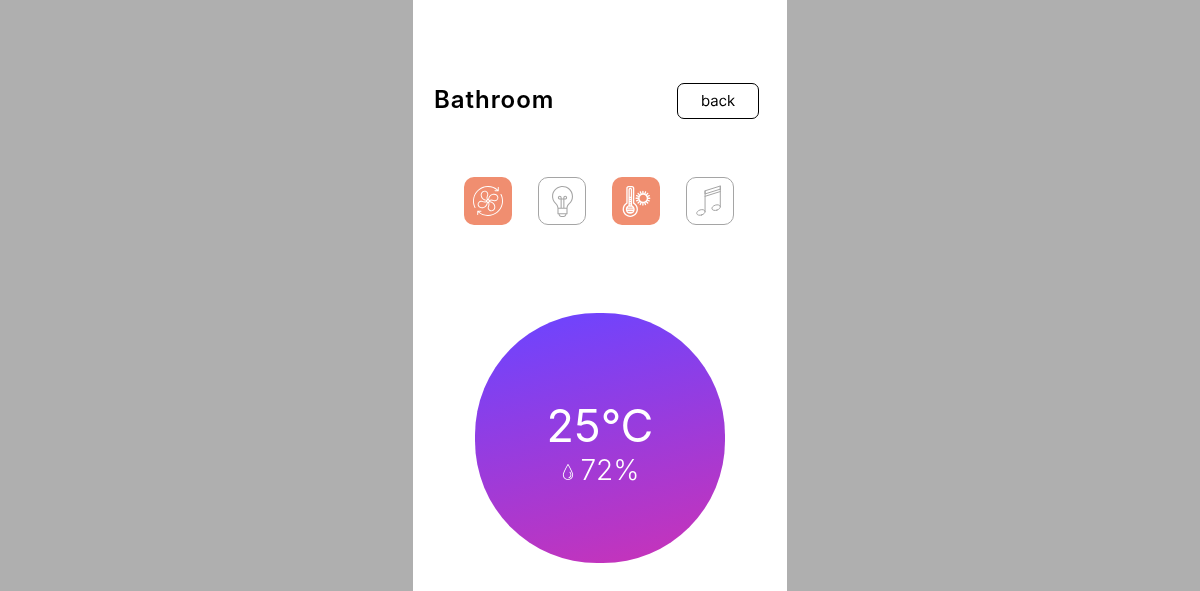
The app's page /rooms/bathroom/ with its own data.
### main_app/models.py (models this page shows)
class Room(models.Model):
    name = models.CharField(max_length=20)
    devices_quantity = models.IntegerField(default=0)
    light = models.BooleanField(default=False)
    fan = models.BooleanField(default=False)
    heater = models.BooleanField(default=False)
    player = models.BooleanField(default=False)
    temperature = models.IntegerField(default=0)
    humidity = models.IntegerField(default=0)
    voltage = models.IntegerField(default=0)

### main_app/views.py (the view)
# urls.py: path('rooms/<room>/', views.room_page, name='room_page'),
def room_page(request, room):
    r = Room.objects.get(name=room)
    r.temperature = random.randint(20, 30)
    r.humidity = random.randint(70, 80)
    if request.POST.get('device_btn') == 'fan':
         r.fan = False if r.fan else True
    elif request.POST.get('device_btn') == 'light':
         r.light = False if r.light else True
    elif request.POST.get('device_btn') == 'heater':
         r.heater = False if r.heater else True
    elif request.POST.get('device_btn') == 'player':
         r.player = False if r.player else True
    r.save()
    return render(request, 'main_app/room_page.html', { 'room' : r })

### main_app/templates/main_app/room_page.html (shortened to what this page needs)
{% load static %}
<!DOCTYPE html>
<html lang="en">
<head>
    <link rel="stylesheet" href="{% static '/css/style.css' %}">
</head>
<body>
    <div class="container" id="room_page-bg">
        <div class="header">
            <div class="header-item">
                <p class="room_page-title">{{room.name}}</p>
            </div>
            <div class="header-item">
                <div class="back-btn">
                    <a href="{% url 'rooms' %}"><img src="{% static 'img/back_btn.svg' %}" alt=""></a>
                </div>
            </div>
        </div>
        <div class="devices">
            <form action="{% url 'room_page' room.name %}" method="post">
                <button type="submit" name="device_btn" value="fan">
                    <div class="device">
                        {% if room.fan %}
                            <img src="{% static 'img/devices_on/fan.svg' %}" alt="">
                        {% else %}
                            <img src="{% static 'img/devices_off/fan.svg' %}" alt="">
                        {% endif %}
                    </div>
                </button>
                <button  type="submit" name="device_btn" value="light">
                    <div class="device">
                        {% if room.light %}
                            <img src="{% static 'img/devices_on/light.svg' %}" alt="">
                        {% else %}
                            <img src="{% static 'img/devices_off/light.svg' %}" alt="">
                        {% endif %}
                    </div>
                </button>
                <button type="submit" name="device_btn" value="heater">
                    <div class="device">
                        {% if room.heater %}
                            <img src="{% static 'img/devices_on/heater.svg' %}" alt="">
                        {% else %}
                            <img src="{% static 'img/devices_off/heater.svg' %}" alt="">
                        {% endif %}
                    </div>
                </button>
                <button type="submit" name="device_btn" value="player">
                    <div class="device">
                        {% if room.player %}
                            <img src="{% static 'img/devices_on/player.svg' %}" alt="">
                        {% else %}
                            <img src="{% static 'img/devices_off/player.svg' %}" alt="">
                        {% endif %}
                    </div>
                </button>
            </form>
        </div>
        <div id="room-params">
            <p>{{room.temperature}}°С</p>
            <div class="">
                <img src="{% static 'img/icn_waterdrop.svg' %}" alt="">
                <span>{{room.humidity}}%</span>
            </div>
        </div>
    </div>
</body>
</html>

### static/css/style.css (style rules this page uses)
.container { max-width: 374px; width: 374px; margin: 0px auto; background-color: #fff; }
body { background-color: #AFAFAF; margin: 0; }
.header { display: flex; flex-wrap: wrap; }
.header-item { width: 50%; box-sizing: border-box; font-family: SF Pro Display; font-size: 18px; font-weight: 300; }
.back-btn { text-align: right; margin-right: 28px; margin-left: auto; transform: translateY(-20%); }
.header-item p { color: #000; margin: 0; }
#room_page-bg { height: 720px; display: block; background-color: #fff; padding-top: 91px; }
.room_page-title { text-transform: capitalize; color: #000; font-family: SF Pro Display; font-size: 24px; font-style: normal; font-weight: 600; letter-spacing: 0.96px; padding-left: 21px; transform: translateY(-20%); }
.devices { display: flex; flex-wrap: wrap; margin-left: 40px; margin-right: 40px; margin-top: 45px; }
.device { text-align: center; width: 25%; box-sizing: border-box; }
#room-params { height: 250px; display: block; background-color: #fff; background-image: url("/static/img/room_params.svg"); background-repeat: no-repeat; background-position: top center; text-align: center; margin-top: 84px; }
#room-params p { font-family: SF Pro Display; font-size: 45px; font-style: normal; font-weight: 400; line-height: normal; color: #FFF; text-align: center; padding: 0; margin: 0; padding-top: 85px; }
#room-params span { color: #FFF; text-align: center; font-family: SF Pro Display; font-size: 28px; font-style: normal; font-weight: 300; line-height: normal; }
.devices form button { background-color: #ffffff; border: none; padding-left: 11px; padding-right: 11px; }

### records on screen
Room: name "Bathroom", temperature "25", humidity "72"
